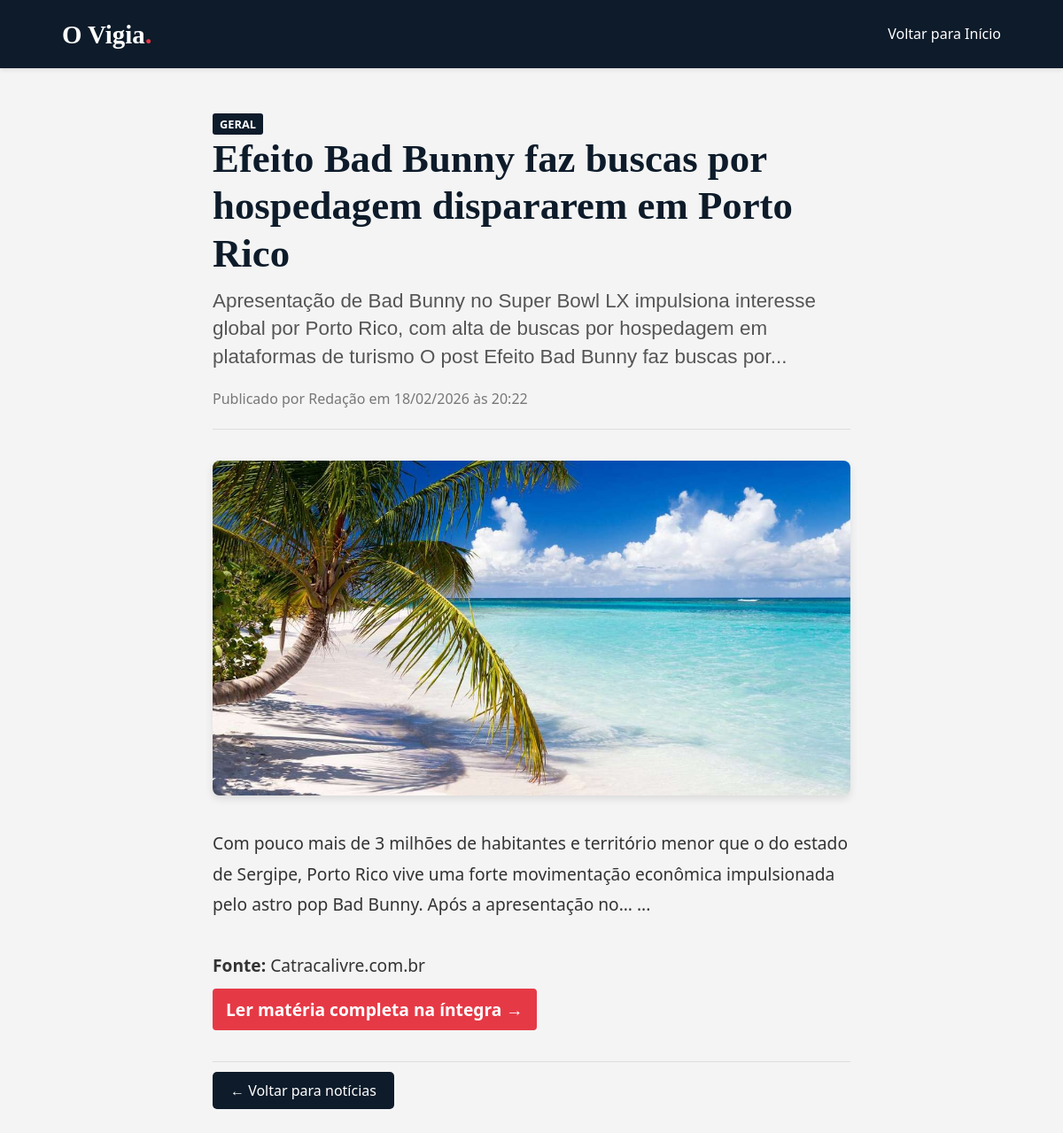
The app's page /noticia/30/ with its own data.
### blog/models.py (models this page shows, shortened)
class Noticia(models.Model):
    CATEGORIAS = [
        ('SAUDE', 'Saúde'),
        ('FINANCAS', 'Finanças'),
        ('RECEITAS', 'Receitas'),
        ('MUNDO', 'Mundo'),
        ('GERAL', 'Geral'),
    ]
    titulo = models.CharField(max_length=200)
    subtitulo = models.CharField(max_length=300, blank=True, null=True, help_text="Opcional: Uma frase curta que complementa o título")
    categoria = models.CharField(max_length=20, choices=CATEGORIAS, default='GERAL')
    conteudo = models.TextField()
    imagem = models.ImageField(upload_to='noticias/', blank=True, null=True)
    legenda_imagem = models.CharField(max_length=150, blank=True, null=True, help_text="Opcional: Créditos da foto ou descrição curta")
    data_publicacao = models.DateTimeField(auto_now_add=True)

### blog/views.py (the view)
# urls.py: path('noticia/<int:id>/', detalhe_noticia, name='detalhe'),
def detalhe_noticia(request, id):
    noticia = get_object_or_404(Noticia, id=id)
    return render(request, 'noticia_detalhe.html', {'noticia': noticia})

### blog/templates/noticia_detalhe.html (shortened to what this page needs)
{% load static %}
<!DOCTYPE html>
<html lang="pt-br">
<head>
    <link rel="stylesheet" href="{% static 'css/style.css' %}">
</head>
<body>
    <header>
        <div class="header-container">
            <div class="logo">
                <a href="{% url 'home' %}" style="text-decoration:none; color:white;">
                    O Vigia<span>.</span>
                </a>
            </div>
            <nav class="nav-links">
                <a href="{% url 'home' %}">Voltar para Início</a>
            </nav>
        </div>
    </header>
    <div class="container" style="display: block; max-width: 800px;">
        <article class="noticia-card" style="border: none; box-shadow: none; background: transparent;">
            <span class="categoria-tag" style="margin-bottom: 15px;">{{ noticia.get_categoria_display }}</span>
            <h1 style="font-size: 2.8rem; color: #0d1b2a; margin-bottom: 5px; font-family: 'Merriweather', serif; line-height: 1.2;">
                {{ noticia.titulo }}
            </h1>
            {% if noticia.subtitulo %}
                <h2 style="font-size: 1.4rem; color: #555; font-weight: normal; margin-bottom: 20px; font-family: sans-serif; line-height: 1.4;">
                    {{ noticia.subtitulo }}
                </h2>
            {% endif %}
            <p style="color: #777; border-bottom: 1px solid #ddd; padding-bottom: 20px; margin-bottom: 20px;">
                Publicado por Redação em {{ noticia.data_publicacao|date:"d/m/Y \à\s H:i" }}
            </p>
            {% if noticia.imagem %}
                <figure style="margin: 0 0 30px 0;">
                    <img src="{{ noticia.imagem.url }}" style="width: 100%; border-radius: 8px; box-shadow: 0 4px 10px rgba(0,0,0,0.1);">
                </figure>
            {% endif %}
            <div style="font-size: 1.2rem; line-height: 1.8; color: #333; font-family: 'Georgia', serif;">
                {{ noticia.conteudo|safe }}
            </div>
            <div style="margin-top: 40px; border-top: 1px solid #ddd; padding-top: 20px;">
                <a href="{% url 'home' %}" style="background-color: #0d1b2a; color: white; padding: 10px 20px; text-decoration: none; border-radius: 5px;">&larr; Voltar para notícias</a>
            </div>
        </article>
    </div>
</body>
</html>

### static/css/style.css (style rules this page uses)
* { margin: 0; padding: 0; box-sizing: border-box; font-family: 'Segoe UI', Tahoma, Geneva, Verdana, sans-serif; }
body { background-color: #f4f4f4; color: #333; line-height: 1.6; }
a { text-decoration: none; color: inherit; }
header { background-color: #0d1b2a; color: white; padding: 15px 0; box-shadow: 0 2px 5px rgba(0,0,0,0.1); }
.header-container { max-width: 1100px; margin: 0 auto; display: flex; justify-content: space-between; align-items: center; padding: 0 20px; }
.logo a { font-size: 1.8rem; font-weight: bold; font-family: 'Merriweather', serif; }
.logo span { color: #e63946; }
.nav-links a { margin-left: 20px; font-weight: 500; font-size: 1rem; transition: color 0.3s; }
.container { max-width: 1100px; margin: 30px auto; display: flex; gap: 30px; padding: 0 20px; }
.noticia-card { background: white; padding: 20px; margin-bottom: 30px; border-radius: 8px; box-shadow: 0 2px 5px rgba(0,0,0,0.05); border-left: 5px solid #0d1b2a; }
.categoria-tag { background-color: #0d1b2a; color: white; padding: 3px 8px; font-size: 0.8rem; text-transform: uppercase; font-weight: bold; border-radius: 3px; }
.noticia-card h2 { margin: 10px 0; color: #1d3557; }
.noticia-card img { width: 100%; height: auto; border-radius: 5px; margin-top: 15px; }

### records on screen
Noticia: categoria "GERAL", titulo "Efeito Bad Bunny faz buscas por hospedagem dispararem em Porto Rico", subtitulo "Apresentação de Bad Bunny no Super Bowl LX impulsiona interesse global por Porto Rico, com alta de buscas por hospedagem em plataformas de turismo O post Efeito Bad Bunny faz buscas por...", data_publicacao "18/02/2026 às 20:22", imagem (picture), conteudo "Com pouco mais de 3 milhões de habitantes e território menor que o do estado de Sergipe, Porto Rico vive uma forte movimentação econômica impulsionada pelo astro pop Bad Bunny. Após a apresentação no… ... Fonte: Catracalivre.com.br Ler matéria completa na íntegra →"
